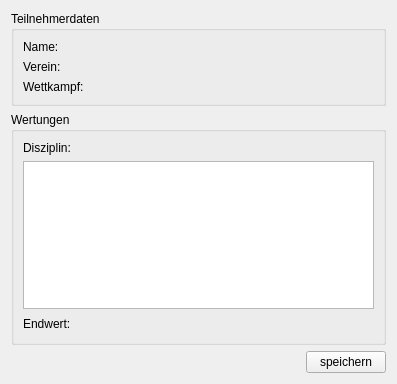
<?xml version="1.0" encoding="UTF-8"?>
<ui version="4.0">
 <class>Jury_Dialog_Ui</class>
 <widget class="QWidget" name="Jury_Dialog_Ui">
  <property name="geometry">
   <rect>
    <x>0</x>
    <y>0</y>
    <width>397</width>
    <height>384</height>
   </rect>
  </property>
  <property name="windowTitle">
   <string>TurnFix - Kamprichterwertungen</string>
  </property>
  <property name="windowIcon">
   <iconset resource="../../../../resources/TurnFix.qrc">
    <normaloff>:/appicons/icon.png</normaloff>:/appicons/icon.png</iconset>
  </property>
  <layout class="QGridLayout" name="gridLayout">
   <item row="0" column="0">
    <widget class="QGroupBox" name="groupBox">
     <property name="title">
      <string>Teilnehmerdaten</string>
     </property>
     <layout class="QGridLayout" name="gridLayout_2">
      <item row="0" column="0">
       <widget class="QLabel" name="label">
        <property name="text">
         <string>Name:</string>
        </property>
       </widget>
      </item>
      <item row="1" column="0">
       <widget class="QLabel" name="label_2">
        <property name="text">
         <string>Verein:</string>
        </property>
       </widget>
      </item>
      <item row="2" column="0">
       <widget class="QLabel" name="label_3">
        <property name="text">
         <string>Wettkampf:</string>
        </property>
       </widget>
      </item>
      <item row="0" column="1">
       <widget class="QLabel" name="lbl_name">
        <property name="sizePolicy">
         <sizepolicy hsizetype="Expanding" vsizetype="Preferred">
          <horstretch>0</horstretch>
          <verstretch>0</verstretch>
         </sizepolicy>
        </property>
        <property name="text">
         <string/>
        </property>
       </widget>
      </item>
      <item row="1" column="1">
       <widget class="QLabel" name="lbl_club">
        <property name="sizePolicy">
         <sizepolicy hsizetype="Expanding" vsizetype="Preferred">
          <horstretch>0</horstretch>
          <verstretch>0</verstretch>
         </sizepolicy>
        </property>
        <property name="text">
         <string/>
        </property>
       </widget>
      </item>
      <item row="2" column="1">
       <widget class="QLabel" name="lbl_wk">
        <property name="sizePolicy">
         <sizepolicy hsizetype="Expanding" vsizetype="Preferred">
          <horstretch>0</horstretch>
          <verstretch>0</verstretch>
         </sizepolicy>
        </property>
        <property name="text">
         <string/>
        </property>
       </widget>
      </item>
     </layout>
    </widget>
   </item>
   <item row="1" column="0">
    <widget class="QGroupBox" name="groupBox_2">
     <property name="title">
      <string>Wertungen</string>
     </property>
     <layout class="QGridLayout" name="gridLayout_3">
      <item row="0" column="0">
       <widget class="QLabel" name="label_4">
        <property name="text">
         <string>Disziplin:</string>
        </property>
       </widget>
      </item>
      <item row="0" column="1">
       <widget class="QLabel" name="lbl_dis">
        <property name="sizePolicy">
         <sizepolicy hsizetype="Expanding" vsizetype="Preferred">
          <horstretch>0</horstretch>
          <verstretch>0</verstretch>
         </sizepolicy>
        </property>
        <property name="font">
         <font>
          <weight>75</weight>
          <bold>true</bold>
         </font>
        </property>
        <property name="text">
         <string/>
        </property>
       </widget>
      </item>
      <item row="2" column="0">
       <widget class="QLabel" name="label_5">
        <property name="text">
         <string>Endwert:</string>
        </property>
       </widget>
      </item>
      <item row="2" column="1">
       <widget class="QLabel" name="lbl_wert">
        <property name="font">
         <font>
          <pointsize>12</pointsize>
          <weight>75</weight>
          <bold>true</bold>
         </font>
        </property>
        <property name="text">
         <string/>
        </property>
       </widget>
      </item>
      <item row="1" column="0" colspan="2">
       <widget class="QTableView" name="tbl_wert">
        <property name="editTriggers">
         <set>QAbstractItemView::AllEditTriggers</set>
        </property>
        <attribute name="horizontalHeaderVisible">
         <bool>false</bool>
        </attribute>
        <attribute name="verticalHeaderVisible">
         <bool>false</bool>
        </attribute>
        <attribute name="verticalHeaderDefaultSectionSize">
         <number>20</number>
        </attribute>
        <attribute name="verticalHeaderVisible">
         <bool>false</bool>
        </attribute>
        <attribute name="verticalHeaderDefaultSectionSize">
         <number>20</number>
        </attribute>
        <attribute name="horizontalHeaderVisible">
         <bool>false</bool>
        </attribute>
       </widget>
      </item>
     </layout>
    </widget>
   </item>
   <item row="2" column="0">
    <widget class="QPushButton" name="but_save">
     <property name="sizePolicy">
      <sizepolicy hsizetype="Fixed" vsizetype="Fixed">
       <horstretch>0</horstretch>
       <verstretch>0</verstretch>
      </sizepolicy>
     </property>
     <property name="layoutDirection">
      <enum>Qt::RightToLeft</enum>
     </property>
     <property name="text">
      <string>speichern</string>
     </property>
    </widget>
   </item>
  </layout>
 </widget>
 <resources>
  <include location="../../../../resources/TurnFix.qrc"/>
 </resources>
 <connections/>
</ui>
